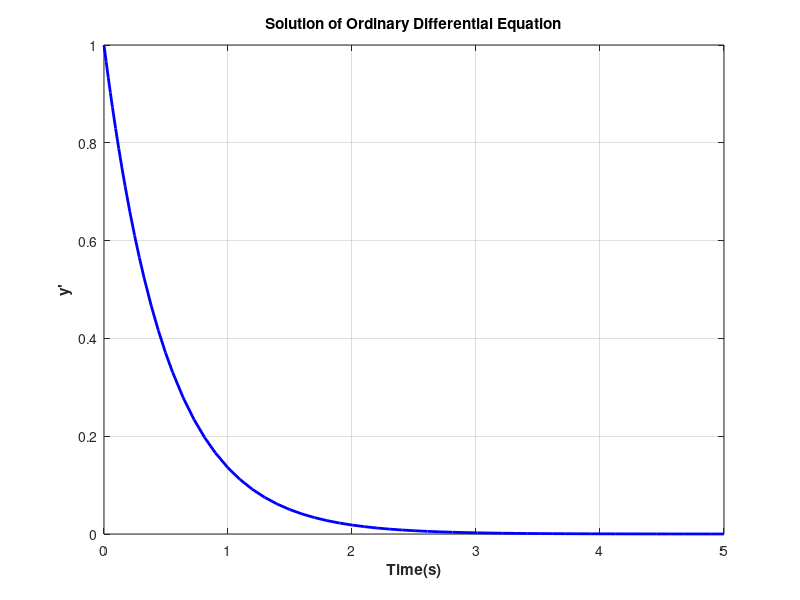

Write MATLAB code to recreate this figure.
% ode45_test1 - Solves ordinary differential equations using Runga-Kutta (4,5) integration.
%
% Solves an ordinary differential equation of the form dy/dt + 2 * y = 0 with the initial condition of y(0) = 1.
%
% Data dictionary
%	odefun_handle - Handle to function that defines the derivative (to be integrated)
%	tspan - A duration for which to solve this equation
%	y0 - The initial condition for the equation
%	t - Array of solution times
%	y - Array of solution values

function main
% Create a handle to the function to integrate
odefun_handle = @fun1;

% Solve the equation in the range [0, 5] seconds
tspan = [0 5];

% Set the initial conditions
y0 = 1;

% Call the ordinary differential equation solver
[t y] = ode45(odefun_handle, tspan, y0);

% Plot the results
figure(1);
plot(t, y, 'b-', 'LineWidth', 2);
grid on
title('\bfSolution of Ordinary Differential Equation');
xlabel('\bfTime(s)');
ylabel('\bfy''');
end

% Calculate the derivative of the function
function yprime = fun1(t, y)
yprime = -2 * y;
end

